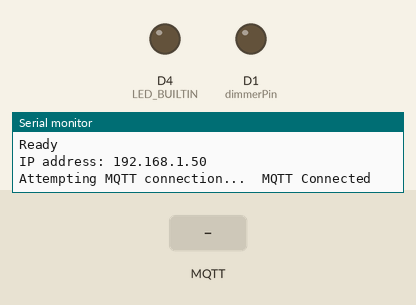
Recording of a sketch running on a simulated ESP8266 (Wemos D1 mini). On the bench: output pins drawn as LEDs (lit = HIGH, except the on-board LED, lit = LOW), the last lines printed to the serial monitor. Inputs (shaded band) come from the test bench. WiFi joins after 1.5 s; servers stay silent unless stated; no MQTT or app messages arrive unless stated.

Above: at 4.8 s.
4.9 s: MQTT message "3" arrives on the first subscribed topic
At 5.5 s:
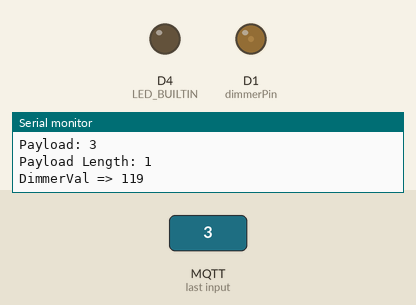
6.4 s: MQTT message "90" arrives on the first subscribed topic
At 7.0 s:
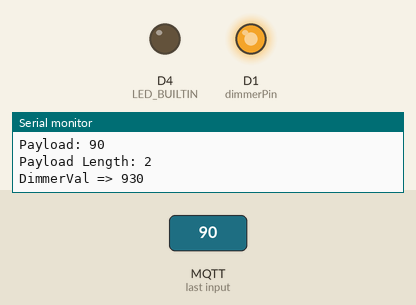
Timing chart, 0 to 9.4 s (numbered marks = the images above; inputs shaded):
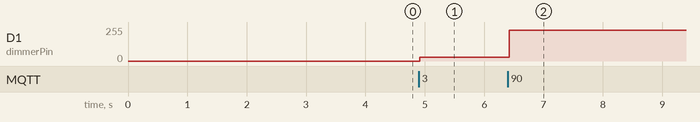

Measured:
- after the input at 4.9 s, D1 (dimmerPin): 0/255 → 29/255 at once
- after the input at 6.4 s, D1 (dimmerPin): 29/255 → 231/255 at once

The sketch:

esp8266_mqttVoltDimmer2.ino
```cpp
// 0-10v DIMMER over WIFI using MQTT and Home Assistant

#include <ESP8266WiFi.h>
#include <ESP8266mDNS.h>
#include <WiFiUdp.h>
#include <ArduinoOTA.h>
#include <PubSubClient.h>
#include <math.h>


//================================================
//================================================
//   EDIT THESE LINES TO MATCH YOUR SETUP
//================================================
//================================================
#define MQTT_SERVER "192.168.1.170"  //you MQTT IP Address
#define HOSTNAME "esp8266-UpperStaircaseHndLight" //MaxLength=32
const char* ssid = "WIFI SSID";
const char* password = "SECRETE WIFI PWD";
const int dimmerPin = D1; // Data PIN Assignment on WEMOS D1 R2 https://www.wemos.cc/product/d1.html
char const* commandTopic = "home/staircase/upper/handlelight/set"; // Refer to Home Assistant YAML Configuration component entry
char const* stateTopic = "home/staircase/upper/handlelight/state"; // Refer to Home Assistant YAML Configuration component entry
char const* statusTopic = "home/staircase/upper/handlelight"; // Refer to Home Assistant YAML Configuration component entry


void callback(char* topic, byte* payload, unsigned int length);
WiFiClient wifiClient;
PubSubClient client(MQTT_SERVER, 1883, callback, wifiClient);


void setup() {
  //initialize the PWN pin as an output and set to LOW (off)
  pinMode(dimmerPin, OUTPUT); // PWM output to OP-AMP circuit
  analogWrite(dimmerPin, 0); // turn off Dimmer on startup

  // Initialize the LED_BUILTIN pin as an output
  pinMode(LED_BUILTIN, OUTPUT);
  digitalWrite(LED_BUILTIN, LOW); // onboard LED ON;  (Inversed)

  Serial.begin(115200);
  delay(100);
  Serial.println("Booting");
  WiFi.mode(WIFI_STA);
  WiFi.hostname(HOSTNAME);
  WiFi.begin(ssid, password);
  while (WiFi.waitForConnectResult() != WL_CONNECTED) {
    Serial.println("Connection Failed! Rebooting...");
    delay(5000);
    ESP.restart();
  }

  ArduinoOTA.setHostname(HOSTNAME);
  // No authentication by default
  // ArduinoOTA.setPassword("ampzilla");
  // Password can be set with it's md5 value as well
  // MD5(admin) = 21232f297a57a5a743894a0e4a801fc3
  // ArduinoOTA.setPasswordHash("21232f297a57a5a743894a0e4a801fc3");

  ArduinoOTA.onStart([]() {
    String type;
    if (ArduinoOTA.getCommand() == U_FLASH) {
      type = "sketch";
    } else { // U_SPIFFS
      type = "filesystem";
    }

    // NOTE: if updating SPIFFS this would be the place to unmount SPIFFS using SPIFFS.end()
    Serial.println("Start updating " + type);
  });
  ArduinoOTA.onEnd([]() {
    Serial.println("\nEnd");
  });
  ArduinoOTA.onProgress([](unsigned int progress, unsigned int total) {
    Serial.printf("Progress: %u%%\r", (progress / (total / 100)));
  });
  ArduinoOTA.onError([](ota_error_t error) {
    Serial.printf("Error[%u]: ", error);
    if (error == OTA_AUTH_ERROR) {
      Serial.println("Auth Failed");
    } else if (error == OTA_BEGIN_ERROR) {
      Serial.println("Begin Failed");
    } else if (error == OTA_CONNECT_ERROR) {
      Serial.println("Connect Failed");
    } else if (error == OTA_RECEIVE_ERROR) {
      Serial.println("Receive Failed");
    } else if (error == OTA_END_ERROR) {
      Serial.println("End Failed");
    }
  });
  ArduinoOTA.begin();
  Serial.println("Ready");
  Serial.print("IP address: ");
  Serial.println(WiFi.localIP());

  //wait a bit before starting the main loop
  delay(2000);

  digitalWrite(LED_BUILTIN, HIGH); // onboard LED OFF;  (Inversed)
}


void loop() {
  //Mandatory to allow OTA uodates (Updates over the air)
  ArduinoOTA.handle();

  //reconnect if connection is lost
  if (!client.connected() && WiFi.status() == 3) {
    reconnect();
  }

  //maintain MQTT connection
  client.loop();

  //MUST delay to allow ESP8266 WIFI functions to run
  delay(50);
}


void callback(char* topic, byte* payload, unsigned int length) {
  digitalWrite(LED_BUILTIN, LOW); // onboard LED ON;  (Inversed)

  //convert to string to make it easier to work with
  String topicStr = topic;
  String pl = payloadToString(payload, length);
  String state = "";

  if (topicStr == commandTopic)
  {
    //Logic:
    // Lowest value of PWM output to turn light ON  is 82, highest is 1024
    const double rate = 9.32323232; //   1024-101/99
    int dimmerVal = 101 + (rate * (atof(pl.c_str()) - 1));
    if (dimmerVal < 101) {
      // The light is OFF = 0
      dimmerVal = 0;
      state = "0";
    }
    else {
      // The light is ON = 100
      state = "100";
    }
    if (dimmerVal > 1024) {
      // Max value
      dimmerVal = 1024;
    }


    //Print out some debugging info
    Serial.print("Topic: ");
    Serial.println(topicStr);
    Serial.print("Payload: ");
    Serial.println(pl);
    Serial.print("Payload Length: ");
    Serial.println(length);
    Serial.print("DimmerVal => ");
    Serial.println(dimmerVal);


    analogWrite(dimmerPin, dimmerVal);
    client.publish(statusTopic, pl.c_str(), true);
    client.publish(stateTopic, state.c_str(), true);
  }
  digitalWrite(LED_BUILTIN, HIGH); // onboard LED OFF;  (Inversed)
}


void reconnect() {
  //attempt to connect to the wifi if connection is lost
  if (WiFi.status() != WL_CONNECTED) {
    //debug printing
    Serial.print("Connecting to ");
    Serial.println(ssid);

    //loop while we wait for connection
    while (WiFi.status() != WL_CONNECTED) {
      delay(500);
      Serial.print(".");
    }

    //print out some more debug once connected
    Serial.println("");
    Serial.println("WiFi connected");
    Serial.println("IP address: ");
    Serial.println(WiFi.localIP());
  }

  //make sure we are connected to WIFI before attemping to reconnect to MQTT
  if (WiFi.status() == WL_CONNECTED) {
    // Loop until we're reconnected to the MQTT server
    while (!client.connected()) {
      Serial.print("Attempting MQTT connection...");

      // Generate client name based on MAC address and last 8 bits of microsecond counter
      String clientName;
      clientName += "esp8266-";
      uint8_t mac[6];
      WiFi.macAddress(mac);
      clientName += macToStr(mac);

      //if connected, subscribe to the topic(s) we want to be notified about
      //EJ: Delete "mqtt_username", and "mqtt_password" here if you are not using any
      //if (client.connect((char*) clientName.c_str(),"mqtt_username", "mqtt_password")) {  //EJ: Update accordingly with your MQTT account
      if (client.connect((char*) clientName.c_str(), "" , "")) {
        Serial.print("\tMQTT Connected");
        client.subscribe(commandTopic);
      }

      //otherwise print failed for debugging
      else {
        Serial.println("\tFailed.");
        abort();
      }
    }
  }
}


String payloadToString(byte* payload, unsigned int length)
{
  String pl = "\0";
  if (length != 0)
  {
    payload[length] = '\0';
    pl = String((char*)payload);

    if (!isValidNumber(pl))
    {
      pl = "0\0";
    }
  }
  else
  {
    pl = "0\0";
  }

  return pl;
}


boolean isValidNumber(String str) {
  for (byte i = 0; i < str.length(); i++)
  {
    if (isDigit(str.charAt(i))) return true;
  }
  return false;
}


//generate unique name from MAC addr
String macToStr(const uint8_t* mac) {

  String result;

  for (int i = 0; i < 6; ++i) {
    result += String(mac[i], 16);

    if (i < 5) {
      result += ':';
    }
  }

  return result;
}
```
